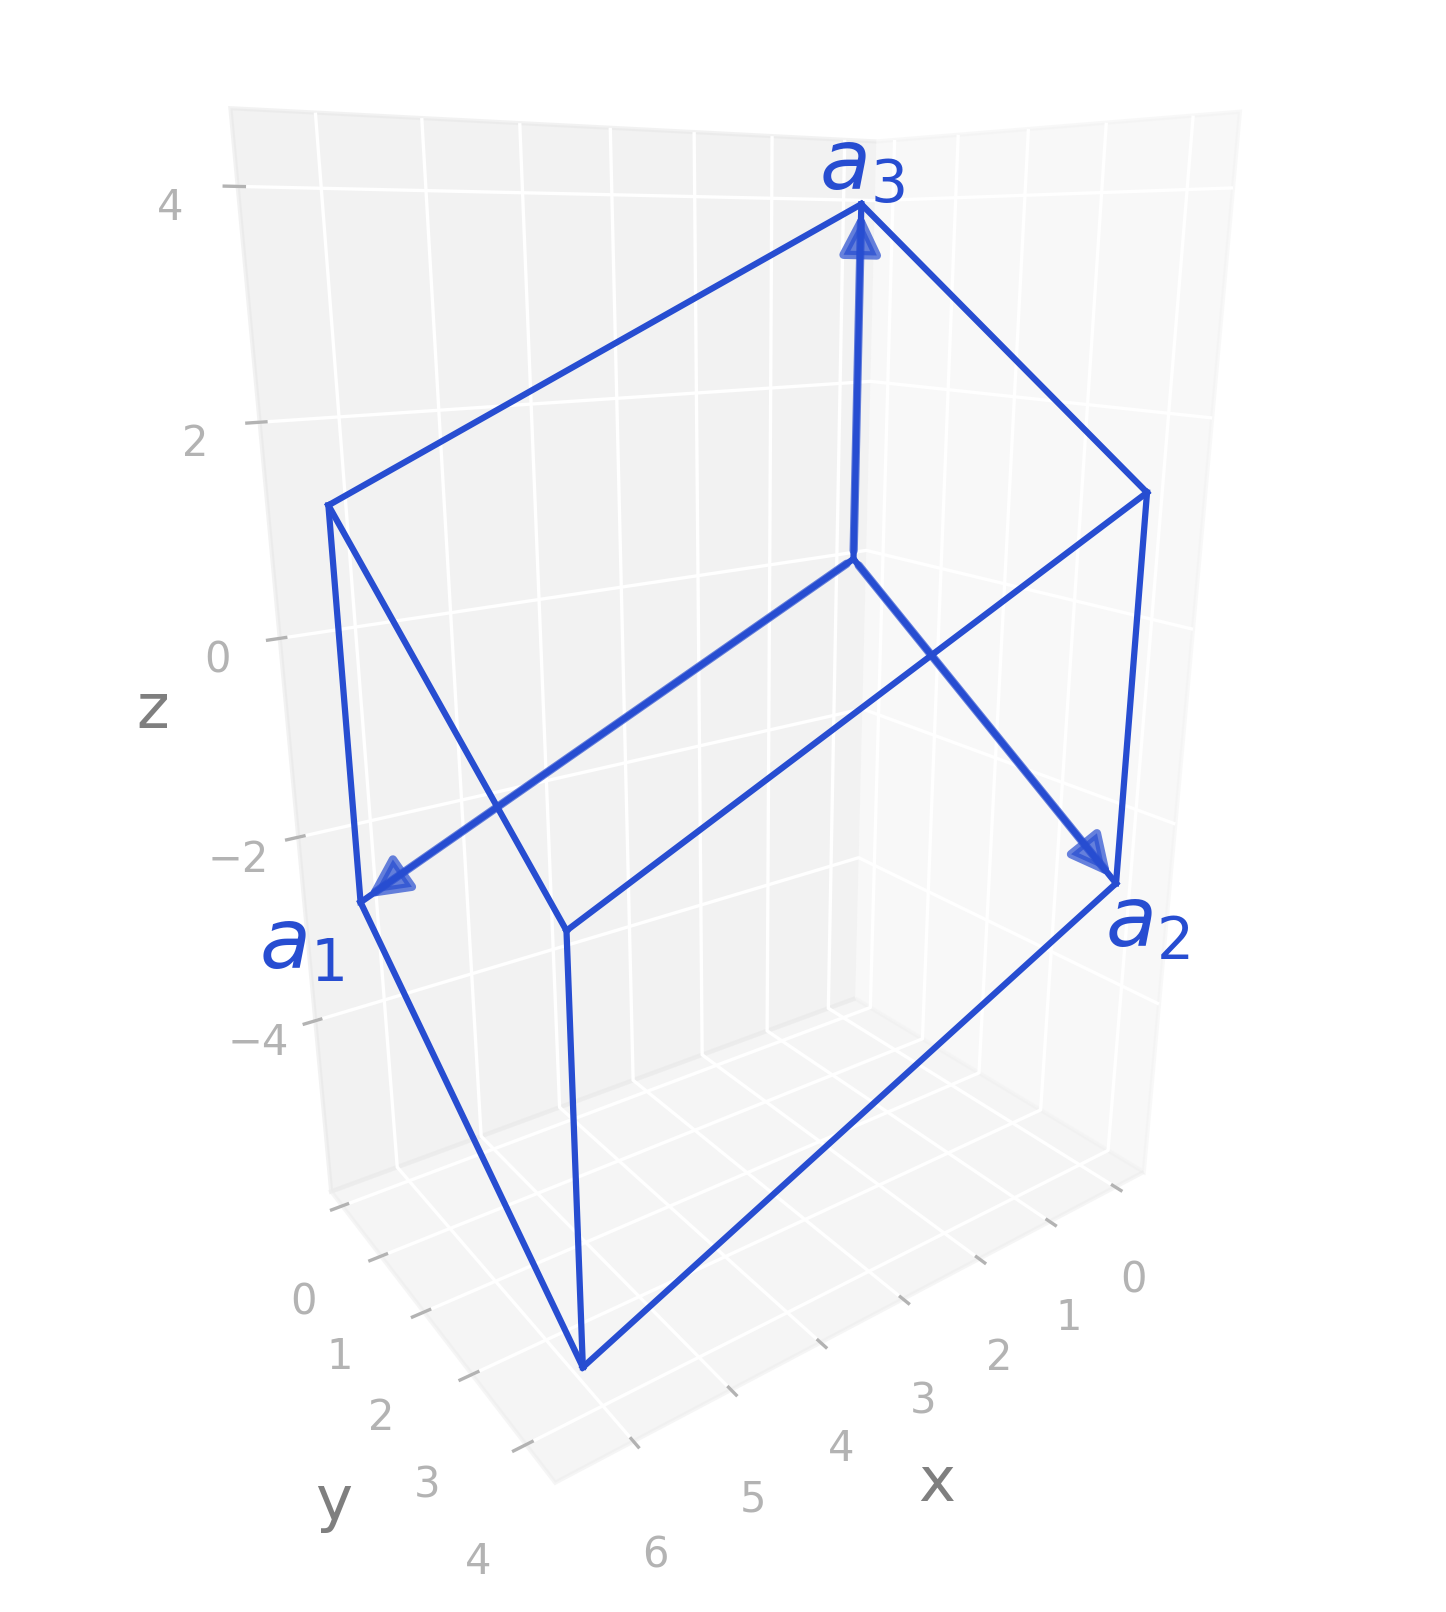

Write Python code to recreate this figure.
import radtools as rad

l = rad.lattice_example(f"TRI2b")
l.plot("primitive")
# Save an image:
l.savefig(
    "tri2b_real.png",
    elev=17,
    azim=54,
    dpi=300,
   bbox_inches="tight",
)
# Interactive plot:
l.show(elev=17, azim=54)
